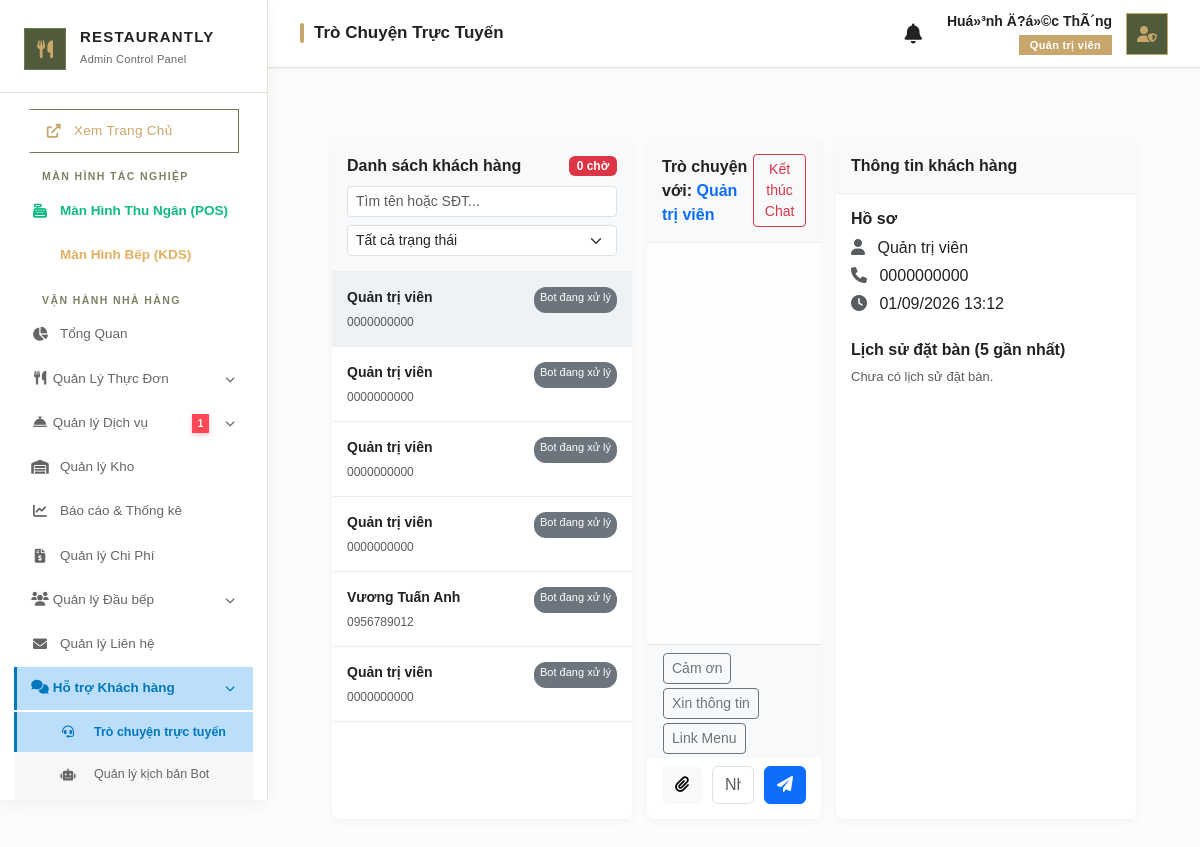
The page /admin/chat_console.php (signed in) on the database its author committed.
### tables this page shows
CREATE TABLE `chat_sessions` (
  `session_id` varchar(50) NOT NULL,
  `customer_name` varchar(100) NOT NULL,
  `customer_phone` varchar(20) NOT NULL,
  `status` enum('bot_handling','waiting_agent','agent_handling','closed') DEFAULT 'bot_handling',
  `created_at` timestamp NOT NULL DEFAULT current_timestamp(),
  `first_response_at` timestamp NULL DEFAULT NULL,
  `closed_at` timestamp NULL DEFAULT NULL,
  PRIMARY KEY (`session_id`)
);

### admin/chat_console.php (the view, shortened to what this page needs)
<?php
require_once __DIR__ . '/../public/admin_layout_header.php';
$db = (new Database())->getConnection();
$stmt = $db->query("SELECT * FROM chat_sessions ORDER BY FIELD(status, 'waiting_agent', 'agent_handling', 'bot_handling', 'closed'), created_at DESC");
$sessions = $stmt->fetchAll(PDO::FETCH_ASSOC);
$active_session = $_GET['session_id'] ?? ($sessions[0]['session_id'] ?? null);
$customer = null;
$bookings = [];
if ($active_session) {
    $stmt_c = $db->prepare("SELECT * FROM chat_sessions WHERE session_id = ?");
    $stmt_c->execute([$active_session]);
    $customer = $stmt_c->fetch(PDO::FETCH_ASSOC);
    if ($customer) {
        $stmt_b = $db->prepare("SELECT * FROM service_bookings WHERE customer_phone = ? ORDER BY created_at DESC LIMIT 5");
        $stmt_b->execute([$customer['customer_phone']]);
        $bookings = $stmt_b->fetchAll(PDO::FETCH_ASSOC);
    }
}
?>
<div class="content-area">
    <div class="chat-console">
        <div class="col-sessions">
            <div class="header-panel">
                <div class="d-flex justify-content-between align-items-center mb-2">
                    <span>Danh sách khách hàng</span>
                    <span class="badge bg-danger" id="waitingCount">0 chờ</span>
                </div>
                <input type="text" id="searchChat" class="form-control form-control-sm mb-2" placeholder="Tìm tên hoặc SĐT..." onkeyup="renderSessions()">
                <select id="filterChat" class="form-select form-select-sm" onchange="renderSessions()">
                    <option value="all">Tất cả trạng thái</option>
                </select>
            </div>
            <div class="session-list" id="sessionList">
                <?php foreach ($sessions as $s):
                    $is_active = $s['session_id'] === $active_session ? 'active' : '';
                    $is_waiting = $s['status'] === 'waiting_agent' ? 'waiting' : '';
                    $st_lbl = [
                        'waiting_agent' => ['st-waiting', 'Đang chờ'],
                        'agent_handling' => ['st-agent', 'Đang chat'],
                        'bot_handling' => ['st-bot', 'Bot đang xử lý'],
                        'closed' => ['st-closed', 'Đã đóng']
                    ][$s['status']];
                ?>
                <a href="?session_id=<?= $s['session_id'] ?>" class="session-item <?= $is_active ?> <?= $is_waiting ?>">
                    <div class="d-flex justify-content-between">
                        <div class="session-name"><?= htmlspecialchars($s['customer_name']) ?></div>
                        <span class="session-status <?= $st_lbl[0] ?>"><?= $st_lbl[1] ?></span>
                    </div>
                    <div class="text-muted" style="font-size:12px;"><?= htmlspecialchars($s['customer_phone']) ?></div>
                </a>
                <?php endforeach; ?>
            </div>
        </div>
        <div class="col-chat">
            <?php if ($customer): ?>
            <div class="header-panel d-flex justify-content-between align-items-center">
                <span>Trò chuyện với: <span class="text-primary"><?= htmlspecialchars($customer['customer_name']) ?></span></span>
                <?php if ($customer['status'] !== 'closed'): ?>
                    <button class="btn btn-sm btn-outline-danger" onclick="closeSession('<?= $customer['session_id'] ?>')">Kết thúc Chat</button>
                <?php endif; ?>
            </div>
            <div class="chat-messages" id="adminChatMessages">
            </div>
            <?php if ($customer['status'] !== 'closed'): ?>
            <div class="quick-replies px-3 pt-2 bg-light border-top">
                <button class="btn btn-sm btn-outline-secondary me-1 mb-1" onclick="sendQuickReply('Cảm ơn bạn đã liên hệ với Restaurantly!')">Cảm ơn</button>
                <button class="btn btn-sm btn-outline-secondary me-1 mb-1" onclick="sendQuickReply('Bạn vui lòng cung cấp thông tin để nhà hàng hỗ trợ nhé.')">Xin thông tin</button>
                <button class="btn btn-sm btn-outline-secondary me-1 mb-1" onclick="sendQuickReply('Dạ, bạn có thể tham khảo thực đơn tại Website của nhà hàng ạ.')">Link Menu</button>
            </div>
            <div class="chat-input-area border-top-0 pt-2">
                <button class="btn btn-light" onclick="document.getElementById('adminChatImage').click()"><i class="fas fa-paperclip"></i></button>
                <input type="text" id="adminChatInput" class="form-control" placeholder="Nhập tin nhắn..." onkeypress="if(event.key==='Enter') sendAdminMessage()">
                <button class="btn btn-primary" onclick="sendAdminMessage()"><i class="fas fa-paper-plane"></i></button>
            </div>
            <?php endif; ?>
            <?php else: ?>
            <div class="d-flex align-items-center justify-content-center h-100 text-muted">
                Vui lòng chọn một phiên trò chuyện bên trái
            </div>
            <?php endif; ?>
        </div>
        <div class="col-info">
            <div class="header-panel">Thông tin khách hàng</div>
            <div class="info-body">
                <?php if ($customer): ?>
                <div class="info-block">
                    <h6 class="fw-bold">Hồ sơ</h6>
                    <p class="mb-1"><i class="fas fa-user me-2 text-muted"></i> <?= htmlspecialchars($customer['customer_name']) ?></p>
                    <p class="mb-1"><i class="fas fa-phone me-2 text-muted"></i> <?= htmlspecialchars($customer['customer_phone']) ?></p>
                    <p class="mb-1"><i class="fas fa-clock me-2 text-muted"></i> <?= date('d/m/Y H:i', strtotime($customer['created_at'])) ?></p>
                </div>
                <div class="info-block mt-4">
                    <h6 class="fw-bold">Lịch sử đặt bàn (5 gần nhất)</h6>
                    <?php if (count($bookings) > 0): ?>
                        <ul class="list-group list-group-flush" style="font-size:13px;">
                        <?php foreach($bookings as $b): ?>
                            <li class="list-group-item px-0">
                                <strong><?= date('d/m/Y', strtotime($b['booking_date'])) ?></strong> - <?= htmlspecialchars($b['time_slot'] ?? date('H:i', strtotime($b['booking_date']))) ?>
                                <br><span class="badge bg-secondary"><?= $b['status'] ?></span> <?= number_format($b['total_amount'] ?? 0) ?>đ
                            </li>
                        <?php endforeach; ?>
                        </ul>
                    <?php else: ?>
                        <p class="text-muted" style="font-size:13px;">Chưa có lịch sử đặt bàn.</p>
                    <?php endif; ?>
                </div>
                <?php endif; ?>
            </div>
        </div>
    </div>
</div>
<?php include __DIR__ . '/../public/admin_layout_footer.php'; ?>

### rows shown on the page
chat_sessions: customer_name "Quản trị viên", status "Bot đang xử lý", customer_phone "0000000000", created_at "01/09/2026 13:12"
chat_sessions: customer_name "Quản trị viên", status "Bot đang xử lý", customer_phone "0000000000"
chat_sessions: customer_name "Quản trị viên", status "Bot đang xử lý", customer_phone "0000000000"
chat_sessions: customer_name "Quản trị viên", status "Bot đang xử lý", customer_phone "0000000000"
chat_sessions: customer_name "Vương Tuấn Anh", status "Bot đang xử lý", customer_phone "0956789012"
chat_sessions: customer_name "Quản trị viên", status "Bot đang xử lý", customer_phone "0000000000"

### other values the page prints
$pending_services_count "1"
$page_titles[$current_page] "Trò Chuyện Trực Tuyến"
$_SESSION['username'] "Huá»³nh Ä?á»©c ThÃ´ng"
